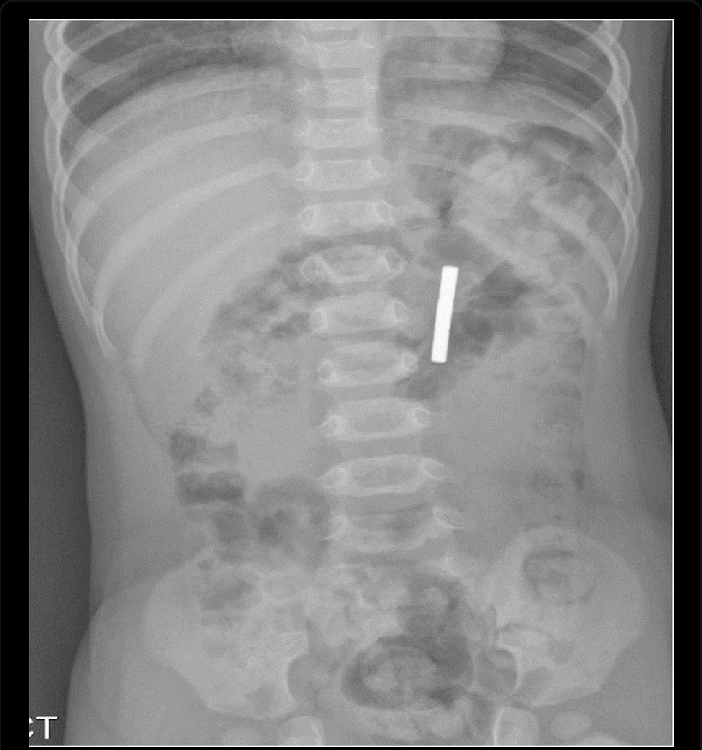
#> input picture image11.png, 702 x 750 px
$ jupyter execute --allow-errors ProjetoCG_canny.ipynb   (older library calls are emulated)
#> lines starting #> are read from the running program, lines starting #| are printed output that depends on the picture; after the words box and inside, x2 and y2 are one past the last pixel; in counts of white or black regions, pixels touching at a corner belong together
### Bibliotecas necessárias

[cell 1]
# Implementation of matplotlib function
import cv2
import matplotlib.pyplot as plt
import numpy as np
from matplotlib.colors import LogNorm
import time as t

### Abrir imagem

[cell 2]
ddepth = cv2.CV_16UC1
scale = 1
delta = 0
alpha = 2
beta = 50

# [5 lines of commented-out code are left out]
image = cv2.imread("image11.png", cv2.IMREAD_COLOR)
#> image is the input picture: shape (750, 702, 3); mean B, G, R 130.4, 130.5, 130.4


(height, width) = image.shape[:2]
#> height = 750; width = 702
print("Altura da imagem: {} | Largura da imagem: {}".format(height, width))
#| Altura da imagem: 750 | Largura da imagem: 702

### Conversão para escala de cinza

[cell 3]
grayImage = cv2.cvtColor(image, cv2.COLOR_BGR2GRAY) #Converte para escala de cinza
plt.gray()
plt.imshow(grayImage)
plt.title("Raio-X pós escala de cinza")
plt.show()

### Aplicação de um filtro gaussiano

[cell 4]
#imageGauss = cv2.GaussianBlur(grayImage, (3, 3), 0)
imageGauss = cv2.medianBlur(grayImage, 5)

plt.imshow(imageGauss)
plt.title('Raio-X pós filtro gaussiano')
plt.show()

### Ajuste de brilho e contraste
- Implementação de uma escala de ajuste para brilho e contraste, intervalo [-127, 127] semelhante ao GIMP

[cell 5]
brightness = -100 # brilho inicial
contrast = 50 # contraste inicial
shadow = 0
highlight = 255 + brightness

alpha_b = (highlight - shadow)/255
gamma_b = shadow
procImage = cv2.addWeighted(imageGauss, alpha_b, imageGauss, 0, gamma_b)
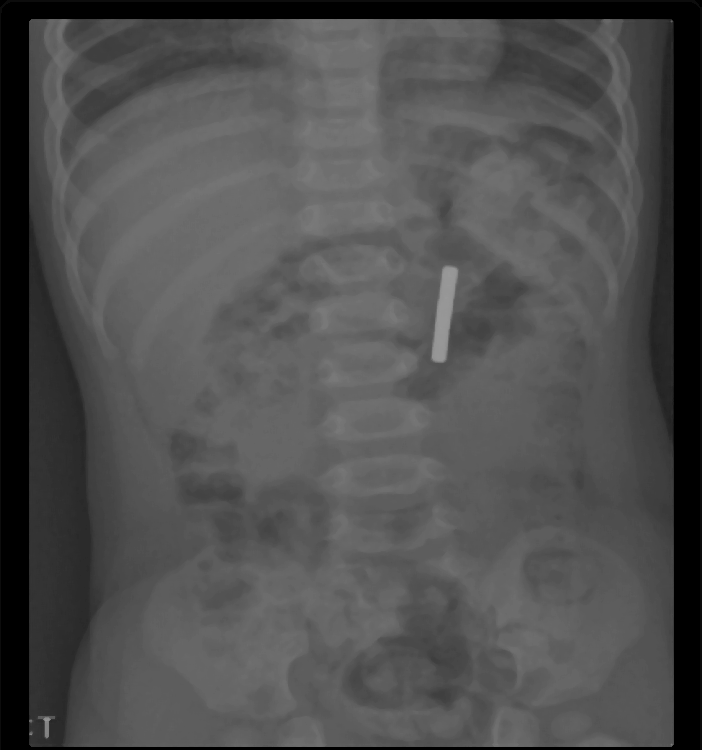
#> procImage: shape (750, 702); min 0, max 153, mean 78.9
f = 131*(contrast + 127)/(127*(131-contrast))
alpha_c = f
gamma_c = 127*(1-f)

procImage = cv2.addWeighted(procImage, alpha_c, procImage, 0, gamma_c)
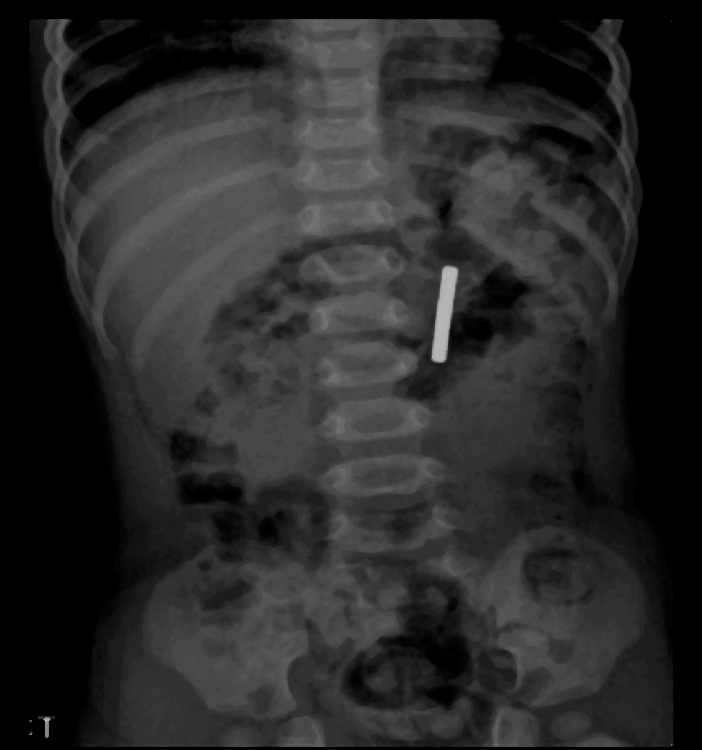
#> procImage: shape (750, 702); min 0, max 186, mean 40.1

plt.imshow(procImage)
plt.title('Ajuste de brilho e contraste')
plt.show()

### Detector Canny

#> (a cell that did not finish here is left out)

### Detecção de linhas

#> (a cell that did not finish here is left out)

### Detecção de círculos

[cell 8]
print(imageGauss.shape[0])
#| 750
rows = imageGauss.shape[0]
#> rows = 750
circles = cv2.HoughCircles(imageGauss, cv2.HOUGH_GRADIENT, 1, rows / 8,
                               param1=170, param2=30,
                               minRadius=0, maxRadius=70)
#> circles = None


try:
    print(len(circles[0]))
    if circles is not None:
            circles = np.uint16(np.around(circles))
            for i in circles[0, :]:
                center = (i[0], i[1])
                # circle center
                cv2.circle(image, center, 1, (0, 100, 100), 3)
                # circle outline
                radius = i[2]
                cv2.circle(image, center, radius, (255, 0, 0), 3)
except:
    print("Nenhum círculo foi encontrado")

plt.imshow(image)
plt.title("Transformada de Hough - Círculos")
plt.show()

$ run again, with image5.png copied over image11.png
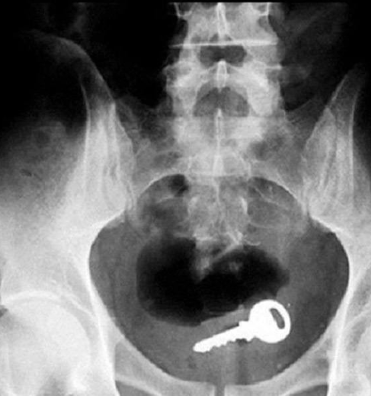
#> input picture image5.png, 371 x 396 px
#> image is the input picture: shape (396, 371, 3); min 0, max 255, mean 114.5
#| Altura da imagem: 396 | Largura da imagem: 371
#> `procImage = cv2.addWeighted(procImage, alpha_c, procImage, 0, gamma_c)`:
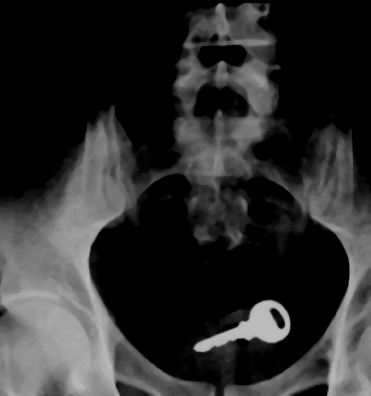
#> procImage: shape (396, 371); min 0, max 190, mean 44.5
#| 396
#> `circles = cv2.HoughCircles(imageGauss, cv2.HOUGH_GRADIENT, 1, rows / 8..`: circles = [[267.5, 320.5, 21]]
#| 1
#> `circles = np.uint16(np.around(circles))`: circles = [[268, 320, 21]]
#> the loop `for i in circles[0, :]:` made 1 pass
#> after the loop `for i in circles[0, :]:`:
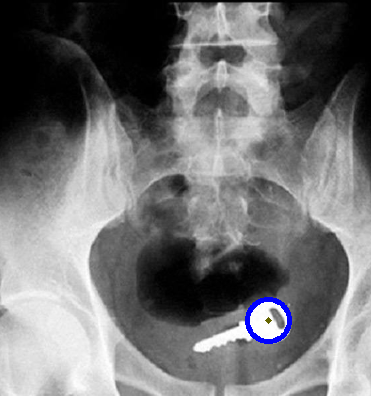
#> image: shape (396, 371, 3); 0.47% of pixels changed, all inside (x1, y1, x2, y2) = (245, 297, 292, 344)

$ run again, with image2.jpg saved as image11.png
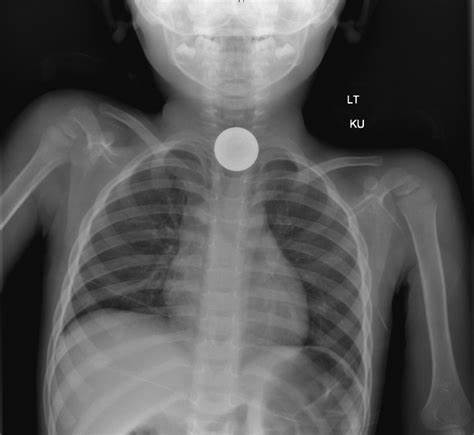
#> input picture image2.jpg, 474 x 435 px
#> image is the input picture: shape (435, 474, 3); min 0, max 255, mean 86
#| Altura da imagem: 435 | Largura da imagem: 474
#> `procImage = cv2.addWeighted(procImage, alpha_c, procImage, 0, gamma_c)`:
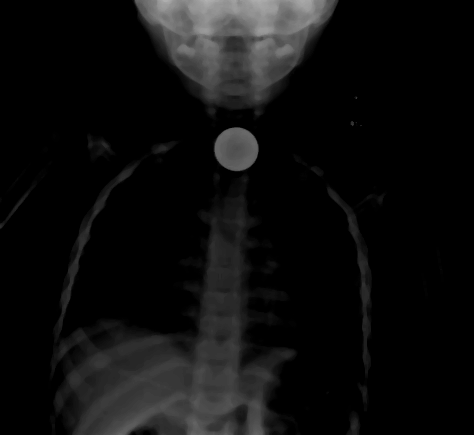
#> procImage: shape (435, 474); min 0, max 177, mean 14.2
#| 435
#> `circles = cv2.HoughCircles(imageGauss, cv2.HOUGH_GRADIENT, 1, rows / 8..`: circles = [[236.5, 148.5, 21.6]]
#| 1
#> `circles = np.uint16(np.around(circles))`: circles = [[236, 148, 22]]
#> the loop `for i in circles[0, :]:` made 1 pass
#> after the loop `for i in circles[0, :]:`:
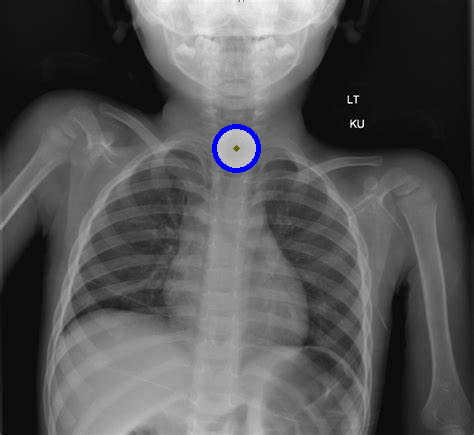
#> image: shape (435, 474, 3); 0.35% of pixels changed, all inside (x1, y1, x2, y2) = (212, 124, 261, 173)
